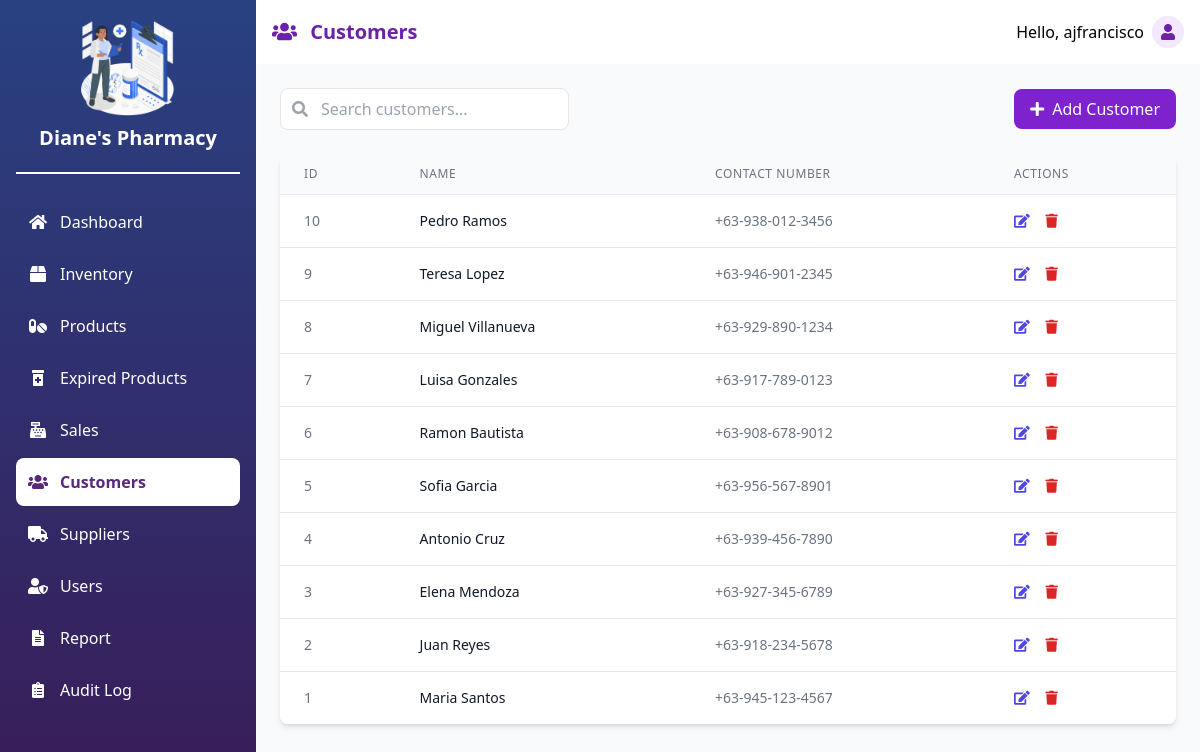
Page /customer.php (signed in) on the committed database.
### tables this page shows
CREATE TABLE `customer` (
  `customer_id` int(11) NOT NULL,
  `first_name` varchar(50) DEFAULT NULL,
  `last_name` varchar(50) DEFAULT NULL,
  `contact_number` varchar(20) DEFAULT NULL
);

### customer.php (the view, shortened to what this page needs)
<?php
require_once 'config.php';
try {
    $customers = $pdo->query("
        SELECT * FROM customer
        ORDER BY customer_id DESC
    ")->fetchAll();
} catch(PDOException $e) {
    $errorMessage = "Database error: " . $e->getMessage();
}
?>
<div class="flex justify-between items-center mb-6">
    <div class="relative">
        <input type="text" id="searchInput" placeholder="Search customers..." class="pl-10 pr-4 py-2 border rounded-lg focus:outline-none focus:ring-2 focus:ring-purple-600">
        <div class="absolute inset-y-0 left-0 flex items-center pl-3 pointer-events-none">
        </div>
    </div>
    <button onclick="showAddCustomerModal()" class="bg-purple-700 hover:bg-purple-800 text-white py-2 px-4 rounded-lg flex items-center">
        <i class="fas fa-plus mr-2"></i> Add Customer
    </button>
</div>
<div class="bg-white rounded-lg shadow-md overflow-hidden">
    <table class="min-w-full divide-y divide-gray-200">
        <thead class="bg-gray-50">
            <tr>
                <th class="px-6 py-3 text-left text-xs font-medium text-gray-500 uppercase tracking-wider">ID</th>
                <th class="px-6 py-3 text-left text-xs font-medium text-gray-500 uppercase tracking-wider">Name</th>
                <th class="px-6 py-3 text-left text-xs font-medium text-gray-500 uppercase tracking-wider">Contact Number</th>
                <th class="px-6 py-3 text-left text-xs font-medium text-gray-500 uppercase tracking-wider">Actions</th>
            </tr>
        </thead>
        <tbody class="bg-white divide-y divide-gray-200">
            <?php foreach ($customers as $customer): ?>
                <tr class="hover:bg-gray-50">
                    <td class="px-6 py-4 whitespace-nowrap text-sm text-gray-500"><?php echo $customer['customer_id']; ?></td>
                    <td class="px-6 py-4 whitespace-nowrap">
                        <div class="text-sm font-medium text-gray-900"><?php echo $customer['first_name'] . ' ' . $customer['last_name']; ?></div>
                    </td>
                    <td class="px-6 py-4 whitespace-nowrap text-sm text-gray-500"><?php echo $customer['contact_number']; ?></td>
                    <td class="px-6 py-4 whitespace-nowrap text-sm font-medium">
                        <button onclick="showEditCustomerModal(<?php echo $customer['customer_id']; ?>)" class="text-indigo-600 hover:text-indigo-900 mr-3">
                            <i class="fas fa-edit"></i>
                        </button>
                        <button onclick="confirmDeleteCustomer(<?php echo $customer['customer_id']; ?>, '<?php echo addslashes($customer['first_name'] . ' ' . $customer['last_name']); ?>')" class="text-red-600 hover:text-red-900">
                            <i class="fas fa-trash"></i>
                        </button>
                    </td>
                </tr>
            <?php endforeach; ?>
        </tbody>
    </table>
</div>
<?php
include 'layout.php';
?>  */

### rows in the picture
customer: customer_id "10", first_name "Pedro", last_name "Ramos", contact_number "+63-938-012-3456"
customer: customer_id "9", first_name "Teresa", last_name "Lopez", contact_number "+63-946-901-2345"
customer: customer_id "8", first_name "Miguel", last_name "Villanueva", contact_number "+63-929-890-1234"
customer: customer_id "7", first_name "Luisa", last_name "Gonzales", contact_number "+63-917-789-0123"
customer: customer_id "6", first_name "Ramon", last_name "Bautista", contact_number "+63-908-678-9012"
customer: customer_id "5", first_name "Sofia", last_name "Garcia", contact_number "+63-956-567-8901"
customer: customer_id "4", first_name "Antonio", last_name "Cruz", contact_number "+63-939-456-7890"
customer: customer_id "3", first_name "Elena", last_name "Mendoza", contact_number "+63-927-345-6789"
customer: customer_id "2", first_name "Juan", last_name "Reyes", contact_number "+63-918-234-5678"
customer: customer_id "1", first_name "Maria", last_name "Santos", contact_number "+63-945-123-4567"

### other values in the picture
$pageTitle "Customers"
$_SESSION['username'] "ajfrancisco"
